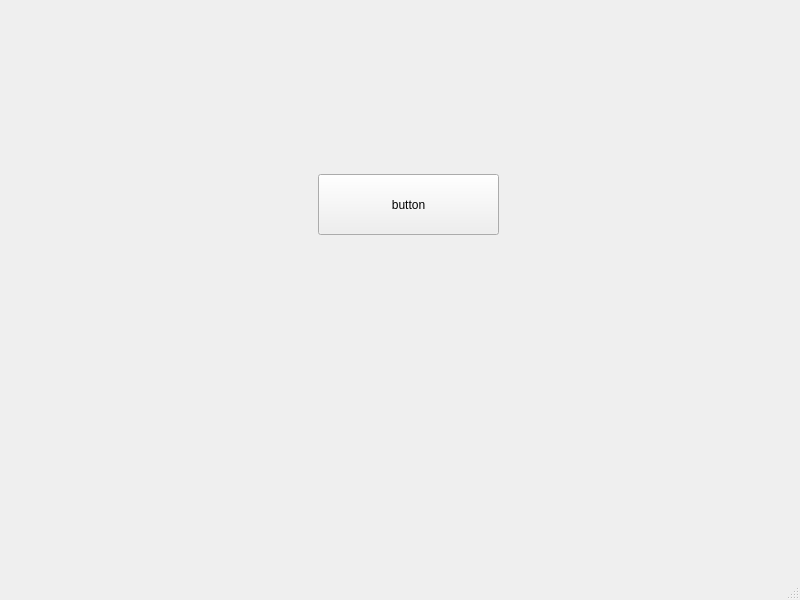
<?xml version="1.0" encoding="UTF-8"?>
<ui version="4.0">
 <class>MainWindow</class>
 <widget class="QMainWindow" name="MainWindow">
  <property name="geometry">
   <rect>
    <x>0</x>
    <y>0</y>
    <width>800</width>
    <height>600</height>
   </rect>
  </property>
  <property name="windowTitle">
   <string>MainWindow</string>
  </property>
  <widget class="QWidget" name="centralwidget">
   <widget class="QPushButton" name="button">
    <property name="geometry">
     <rect>
      <x>318</x>
      <y>174</y>
      <width>181</width>
      <height>61</height>
     </rect>
    </property>
    <property name="text">
     <string>button</string>
    </property>
   </widget>
  </widget>
  <widget class="QMenuBar" name="menubar">
   <property name="geometry">
    <rect>
     <x>0</x>
     <y>0</y>
     <width>800</width>
     <height>22</height>
    </rect>
   </property>
  </widget>
  <widget class="QStatusBar" name="statusbar"/>
 </widget>
 <resources/>
 <connections/>
</ui>
